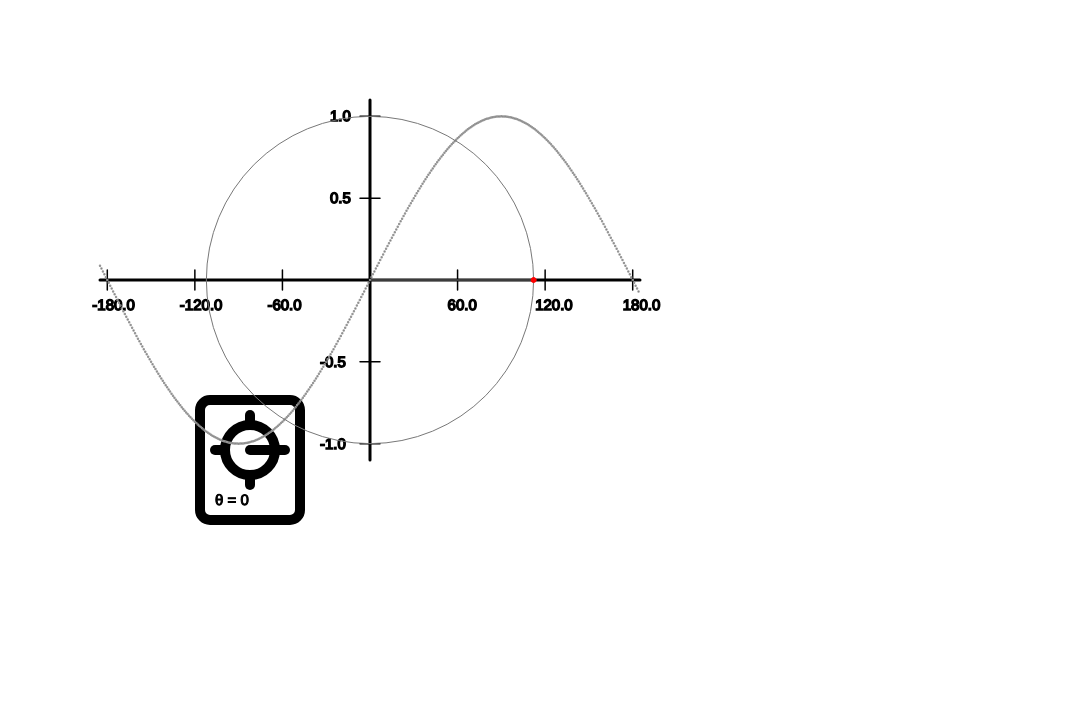
Frame 1 (no input)
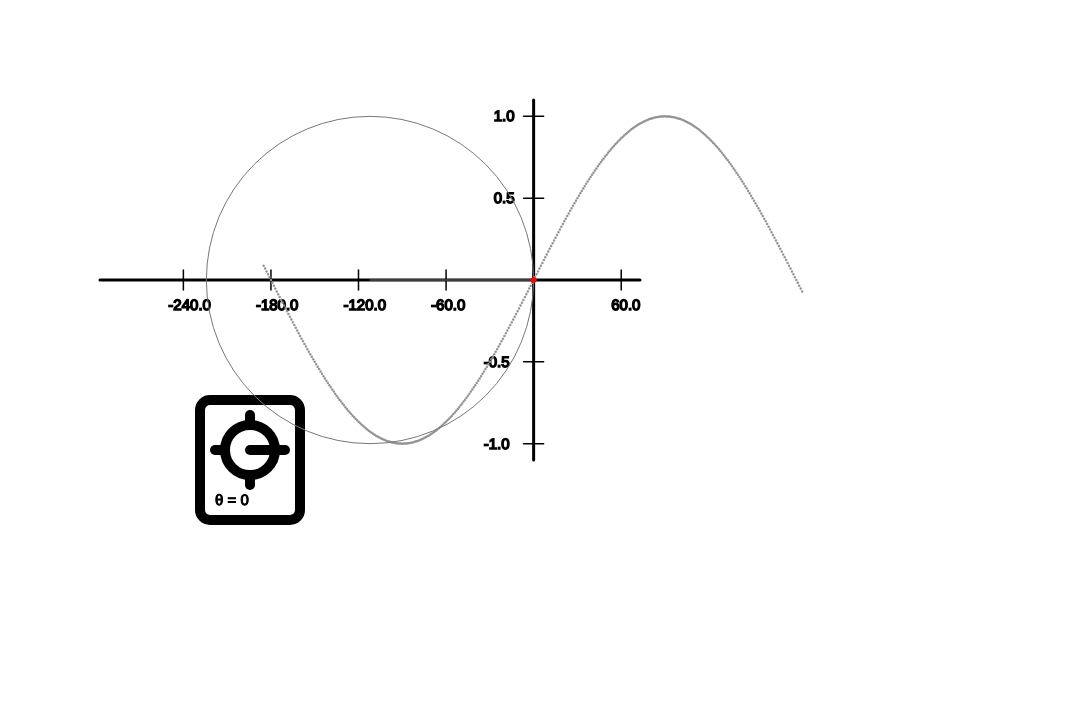
Frame 60 (no input)
Frame 120 (the mouse pressed at the canvas centre since frame 60): identical to frame 60, image omitted

The p5.js sketch that drew these frames (run headless with seeded random() and noise() and a simulated clock; from frame 60 on, the mouse is pressed at the canvas centre):

// p5.js sketch
// ── sketch.js
var axes = new Axes()
var knob = new Knob( 200, 400, 100, 100)
var circ = new UnitCircle(axes) 
var ms = new MovingSinewave(axes, 1);
var currentTheta;
function setup() {
  createCanvas(1080, 720);
  axes.setLocation(100,100);
  axes.setSize(width/2, height/2);
  axes.setXLimits(-185, 185)
  axes.setYLimits(-1.1, 1.1)
  axes.setTickSizes(60, 0.5);
  circ.resetAxes(axes);
  ms.getValues();
  // p1 = createP("Theta is" + currentTheta)
}

function draw() {
  background(255);

  knob.show();
  knob.update();  
  currentTheta = knob.getTheta();

  axes.show();
  axes.showTicks();
  ms.show();

  circ.setTheta(currentTheta);
  circ.show();
  shiftOrigin();
  // axes.setOrigin(mouseX, axes.origin[1])
  // p1.html("Theta is" + circ.theta)
}


function shiftOrigin(){
  var c = circ.centreX;
  var r = circ.radiusInPixels;
  delThetaInPixels = axes.XAxesToPixels(currentTheta) - axes.origin[0];
  axes.setOrigin(c + r*cos(radians(currentTheta)) - delThetaInPixels, axes.origin[1]);

}
// ── CoordinateObjects.js

//------------------------------- AXES OBJECT -----------------------------------------//

class Axes {
  constructor() {
    this.origin = [];
    this.xBeginAndEndPixels = [];
    this.yBeginAndEndPixels = [];
    this.xValues = [];
    this.yValues = [];

    this.sizeInPixels = [300, 300];
    this.axesThickness = 3;
    this.tickIntervals = [1, 1];
    this.xLabel = "x-axis";
    this.yLabel = "y-axis";


    this.pixelsPerTick = [50, 50];
    this.setLocation(0, 0);
  }

  //-------------Setters----------------//

  setOrigin(originX, originY) {
    if (arguments.length == 0) {
      this.origin[0] = axes.xBeginAndEndPixels[0] + axes.sizeInPixels[0]/2;
      this.origin[1] = axes.yBeginAndEndPixels[0] + axes.sizeInPixels[1]/2;
    } else if (arguments.length == 1) {
      if (arguments[0] == 'CENTER' || arguments[0] == 'CENTRE') {
        this.origin[0] = axes.xBeginAndEndPixels[0] + axes.sizeInPixels[0]/2;
        this.origin[1] = axes.yBeginAndEndPixels[0] + axes.sizeInPixels[1]/2;
      } else if (arguments[0] == 'LEFT' || arguments[0] == 'BOTTOMLEFT' || arguments[0] == 'BOTTOM_LEFT') {  //IDK Why doesnt Work
        this.origin[0] = axes.xBeginAndEndPixels[0];
        this.origin[1] = axes.yBeginAndEndPixels[1];
      } else {

        this.origin[0] = axes.xBeginAndEndPixels[0] + axes.sizeInPixels[0]/2;
        this.origin[1] = axes.yBeginAndEndPixels[0] + axes.sizeInPixels[1]/2;
      }
    } else {


      try {

        if (originX < this.xBeginAndEndPixels[0] || originX > this.xBeginAndEndPixels[0] + this.sizeInPixels[0]) throw "Couldn't shift origin, X out of bounds";
        if (originY < this.yBeginAndEndPixels[0] || originY > this.yBeginAndEndPixels[0] + this.sizeInPixels[1]) throw "Couldn't shift origin, X out of bounds";

        this.origin[0] = originX;
        this.origin[1] = originY;
      }
      catch(err)
      {
        // stroke(255);
        strokeWeight(1)

        text(err, 10, 10);
        text( "Origin reverted to: (" + this.origin[0] + ", " + this.origin[1] + ")", 30, 30);
      }
    }
  }



  setOriginCenter() {
    this.origin[0] = axes.xBeginAndEndPixels[0] + axes.sizeInPixels[0]/2;
    this.origin[1] = axes.yBeginAndEndPixels[0] + axes.sizeInPixels[1]/2;
  }


  setOriginLeft() {
    print("setting left");
    this.origin[0] = axes.xBeginAndEndPixels[0];
    this.origin[1] = axes.yBeginAndEndPixels[1];
  }

  setLocation(locationX, locationY) {
    this.xBeginAndEndPixels[0] = locationX;
    this.yBeginAndEndPixels[0] = locationY;

    this.xBeginAndEndPixels[1] = (this.xBeginAndEndPixels[0] + this.sizeInPixels[0]);
    this.yBeginAndEndPixels[1] = (this.yBeginAndEndPixels[0] + this.sizeInPixels[1]);

    this.setOrigin((this.xBeginAndEndPixels[1] + this.xBeginAndEndPixels[0])/2, (this.yBeginAndEndPixels[1] + this.yBeginAndEndPixels[0])/2);
  }

  setSize(sizeX, sizeY)
  {
    this.sizeInPixels[0] = sizeX;
    this.sizeInPixels[1] = sizeY;

    this.setLocation(this.xBeginAndEndPixels[0], this.yBeginAndEndPixels[0]);
  }


  setXLimits (xMin, xMax)
  {
    this.pixelsPerTick[0] = (this.xBeginAndEndPixels[1] - this.xBeginAndEndPixels[0])/(xMax - xMin);
  }

  setYLimits(yMin, yMax)
  {
    this.pixelsPerTick[1] = (this.yBeginAndEndPixels[1] - this.yBeginAndEndPixels[0])/(yMax - yMin);
  }

  setTickSizes(xTickSize, yTickSize)
  {
    this.tickIntervals[0] = xTickSize;
    this.tickIntervals[1] = yTickSize;
  }

  setAxesThickness(axesWeight) {
    this.axesThickness = axesWeight;
  }

  setXLabel(label) {
    this.xLabel = label;
  }

  setYLabel(label) {
    this.yLabel = label;
  }


  //----------------------Getters---------------------------------//


  getXValues(gridOn) {
    if (arguments.length == 0) gridOn = false;
    var numberOfValues;

    if (gridOn) {
      numberOfValues = floor((axes.XPixelsToAxes(this.xBeginAndEndPixels[1]) - axes.XPixelsToAxes(this.xBeginAndEndPixels[0]))/this.tickIntervals[0]);
      for (var i = 0; i <= numberOfValues; i++) {
        this.xValues[i] = axes.XPixelsToAxes(this.xBeginAndEndPixels[0]) + this.tickIntervals[0]*i;
      }
    } else {
      for (var i = this.xBeginAndEndPixels[0]; i <= this.xBeginAndEndPixels[1]; i++) {
        this.xValues[i - this.xBeginAndEndPixels[0]] = axes.XPixelsToAxes(i);
      }
    }
    return this.xValues;
  }


  getYValues(gridOn) {
    if (arguments.length == 0) gridOn = false;
    var numberOfValues;

    if (gridOn) {
      numberOfValues = floor((axes.YPixelsToAxes(this.yBeginAndEndPixels[0]) - axes.YPixelsToAxes(this.yBeginAndEndPixels[1]))/this.tickIntervals[1]);
      for (var i = 0; i <= numberOfValues; i++) {
        this.yValues[i] = axes.YPixelsToAxes(this.yBeginAndEndPixels[1]) + this.tickIntervals[1]*i;
      }
    } else {
      for (var i = this.yBeginAndEndPixels[0]; i <= this.yBeginAndEndPixels[1]; i++) {
        this.yValues[i - this.yBeginAndEndPixels[0]] = axes.YPixelsToAxes(i);
        if (this.yValues[i - this.yBeginAndEndPixels[0]] == -0) {
          this.yValues[i - this.yBeginAndEndPixels[0]] = 0;        //Getting rid of the minus 0 which is fcking dumb.
        }
      }

      this.yValues = this.yValues.reverse();
    }
    return this.yValues;
  }

  //------------------------Conversions: ----------------------------//


  //--------------------------Going from Screen to Axes ------------------------------------//

  PixelsToAxes(screenXYInPixels)
  {
    var axisXYInPixels;
    var xy;
    for (var i=0; i<2; i++)
    {
      axisXYInPixels[i] = screenXYInPixels[i] - this.origin[i];
      xy[i] = axisXYInPixels[i]/this.pixelsPerTick[i];
    }
    xy[1] = -xy[1];    //Flipping point about y axis

    return xy;
  }

  XPixelsToAxes(screenX)
  {
    var axisXInPixels, x;
    axisXInPixels = screenX - this.origin[0];
    x = axisXInPixels/this.pixelsPerTick[0];

    return x;
  }

  YPixelsToAxes(screenY)
  {
    var axisYInPixels, y;
    axisYInPixels = screenY - this.origin[1];
    y = -axisYInPixels/this.pixelsPerTick[1];      //Flipping because y

    return y;
  }




  //--------------------------Going from Axes to Screen------------------------------------//
  AxesToPixels(axesXY)
  {
    var axisXYInPixels;
    for (var i = 0; i < 2; i++)
    {
      axisXYInPixels[i] = axesXY[i] * this.pixelsPerTick[i];
    }
    var screenXYInPixels = [axisXYInPixels[0] + this.origin[0], -axisXYInPixels[1] + this.origin[1]];  //Unflipping about Y-axis

    return screenXYInPixels;
  }

  XAxesToPixels(x_)
  {
    var axisXInPixels;
    axisXInPixels = x_ * this.pixelsPerTick[0];
    var screenX = axisXInPixels + this.origin[0];

    return screenX;
  }

  YAxesToPixels(y_)
  {
    var axisYInPixels;
    axisYInPixels = y_ * this.pixelsPerTick[1];
    var screenY = -axisYInPixels + this.origin[1];  //Unflipping about Y-axis

    return screenY;
  }






  //--------------------------display------------------------------//
  show() {
    stroke(0);
    fill(0);
    strokeWeight(this.axesThickness);
    line(this.xBeginAndEndPixels[0], this.origin[1], this.xBeginAndEndPixels[1], this.origin[1]);    //Draw  x-Axis
    line(this.origin[0], this.yBeginAndEndPixels[0], this.origin[0], this.yBeginAndEndPixels[1]);    //Draw  y-Axis
  }

  showTicks()
  {
    //Ticks on x-axis
    var xIntervalInPixels = this.tickIntervals[0]*this.pixelsPerTick[0];

    textSize(15);
    strokeWeight(this.axesThickness/2);

    var i = 0;
    while (this.origin[0] + i*xIntervalInPixels <= this.xBeginAndEndPixels[1]) {
      line(this.origin[0] + i*xIntervalInPixels, this.origin[1] - 10, this.origin[0] + i*xIntervalInPixels, this.origin[1] + 10);
      if (i != 0) {
        text(nf(this.tickIntervals[0] * i, 0, 1), this.origin[0] + i*xIntervalInPixels - 10, this.origin[1] + 30);
      }
      i++;
    }
    i = 0;
    while (this.origin[0] - i*xIntervalInPixels >= this.xBeginAndEndPixels[0]) {
      line(this.origin[0] - i*xIntervalInPixels, this.origin[1] - 10, this.origin[0] - i*xIntervalInPixels, this.origin[1] + 10);
      if (i != 0) {
        text(nf(this.tickIntervals[0] * -i, 0, 1), this.origin[0] - i*xIntervalInPixels - 15, this.origin[1] + 30);
      }
      i++;
    }

    //Ticks on y-axis
    var yIntervalInPixels = this.tickIntervals[1]*this.pixelsPerTick[1];

    textSize(15);
    strokeWeight(this.axesThickness/2);

    i = 0;
    while (this.origin[1] + i*yIntervalInPixels <= this.yBeginAndEndPixels[1]) {
      line(this.origin[0] - 10, this.origin[1] + i*yIntervalInPixels, this.origin[0] + 10, this.origin[1] + i*yIntervalInPixels);
      if (i != 0) {
        text(nf(this.tickIntervals[1] * -i, 0, 1), this.origin[0] - 50, this.origin[1] + i*yIntervalInPixels + 5);
      }
      i++;
    }

    i = 0;
    while (this.origin[1] - i*yIntervalInPixels >= this.yBeginAndEndPixels[0]) {
      line(this.origin[0] - 10, this.origin[1] - i*yIntervalInPixels, this.origin[0] + 10, this.origin[1] - i*yIntervalInPixels);
      if (i != 0) {
        text(nf(this.tickIntervals[1] * i, 0, 1), this.origin[0] - 40, this.origin[1] - i*yIntervalInPixels + 5);
      }
      i++;
    }
  }



  showGrid() {
    //x-axis
    var xIntervalInPixels = this.tickIntervals[0]*this.pixelsPerTick[0];
    strokeWeight(this.axesThickness/8);
    stroke(150);

    var i = 0;
    while (this.origin[0] + i*xIntervalInPixels <= this.xBeginAndEndPixels[1]) {
      line(this.origin[0] + i*xIntervalInPixels, this.yBeginAndEndPixels[0], this.origin[0] + i*xIntervalInPixels, this.yBeginAndEndPixels[1]);
      i++;
    }

    i = 0;
    while (this.origin[0] - i*xIntervalInPixels >= this.xBeginAndEndPixels[0]) {
      line(this.origin[0] - i*xIntervalInPixels, this.yBeginAndEndPixels[0], this.origin[0] - i*xIntervalInPixels, this.yBeginAndEndPixels[1]);
      i++;
    }
    //y-axis
    var yIntervalInPixels = this.tickIntervals[1]*this.pixelsPerTick[1];

    strokeWeight(this.axesThickness/8);
    stroke(150);

    //Drawing gridlines above origin
    i = 0;
    while (this.origin[1] + i * yIntervalInPixels <= this.yBeginAndEndPixels[1]) {
      line(this.xBeginAndEndPixels[0], this.origin[1] + i*yIntervalInPixels, this.xBeginAndEndPixels[1], this.origin[1] + i*yIntervalInPixels);
      i++;
    }

    //Drawing gridlines below origin
    i = 0;
    while (this.origin[1] - i * yIntervalInPixels >= this.yBeginAndEndPixels[0]) {
      line(this.xBeginAndEndPixels[0], this.origin[1] - i*yIntervalInPixels, this.xBeginAndEndPixels[1], this.origin[1] - i*yIntervalInPixels);
      i++;
    }
  }
}

//-----------------------------------------------------------------------------------------------//





//------------------------------- LINE OBJECT -----------------------------------------//
class Line {
  constructor(theAxes) {

    this.axes = theAxes;

    this.slope = 0;
    this.yIntercept = 0;
    this.computeXIntercept();
    this.formEquation();   

    this.lineWeight = 4;
    this.lineColor = [0, 0, 0];
  }





  setSlope(slope_) {
    this.slope = slope_;
    if (this.slope == null) {
      this.yIntercept = null;
    }
    this.formEquation();
  }

  setYIntercept(yIntercept_) {
    this.yIntercept = yIntercept_;
    if (this.yIntercept == null) {
      this.slope = null;
    }
    this.formEquation();
  }

  setXIntercept(xIntercept_) {
    this.yIntercept = null;
    this.slope = null;
    this.xIntercept = xIntercept_;
    this.formEquation();
  }

  setLineWeight(weight) {
    lineWeight = weight;
  }

  getEquation() {
    return this.equation;
  }

  getY(x) {
    return (this.slope*x + this.yIntercept);
  }

  getX(y) {
    return (y/this.slope - this.yIntercept/this.slope);
  }

  computeXIntercept() {
    if (this.slope != 0)
    {
      this.xIntercept = -this.yIntercept/this.slope;
    } else
    {
      this.xIntercept = null;
    }
  }

  formEquation() {
    if (this.slope != null && this.yIntercept != null)
    {
      if (this.slope != 0) {
        this.equation = "y = " + this.slope + "x + " + this.yIntercept;
        //lineType = 0;
      } else {
        this.equation = "y = " + this.yIntercept;
        //lineType = 1;
      }
    } else {
      this.equation = "x = " + this.xIntercept;
    }
  }


  show(x1, x2) {
    var x1Pixels;
    var x2Pixels;
    var y1Pixels;
    var y2Pixels;
    var y1, y2;

    stroke(this.lineColor[0], this.lineColor[1], this.lineColor[2]);
    strokeWeight(this.lineWeight);
    if (this.slope != null && this.yIntercept != null)
    {
      x1Pixels = this.axes.XAxesToPixels(x1);
      x2Pixels = this.axes.XAxesToPixels(x2);
      y1Pixels = this.axes.YAxesToPixels(this.getY(x1));
      y2Pixels = this.axes.YAxesToPixels(this.getY(x2));
      //if(x1Pixels < this.axes.xBeginAndEndPixels[0]) x1Pixels = this.axes.xBeginAndEndPixels[0];
      //if(x2Pixels > this.axes.xBeginAndEndPixels[1]) x2Pixels = this.axes.xBeginAndEndPixels[1];
      //if(y1Pixels < this.axes.yBeginAndEndPixels[0]) y1Pixels = this.axes.yBeginAndEndPixels[0];
      //if(y2Pixels > this.axes.yBeginAndEndPixels[1]) y2Pixels = this.axes.yBeginAndEndPixels[1];
      line(x1Pixels, y1Pixels, x2Pixels, y2Pixels);
    } else
    {
      //treat the two arguments as y1, y2.
      y1 = x1;
      y2 = x2;
      x1Pixels = this.axes.XAxesToPixels(this.xIntercept);
      x2Pixels = this.axes.XAxesToPixels(this.xIntercept);
      y1Pixels = this.axes.YAxesToPixels(y1);
      y2Pixels = this.axes.YAxesToPixels(y2);

      line(x1Pixels, y1Pixels, x2Pixels, y2Pixels);
    }
  }
}



//-----------------------------------------------------------------------------------------------//





//------------------------------- POINT OBJECT -----------------------------------------//


class Point
{
  constructor(x_, y_, theAxes) {
    this.x = x_;
    this.y = y_;
    this.axes = theAxes;
    this.px = axes.XAxesToPixels(this.x);
    this.py = axes.YAxesToPixels(this.y);
    this.Size = 5;
    this.pointStroke = [0, 0, 0];
    this.pointFill = [0, 0, 0];
    this.pointLabel = "(" + this.x + ", " + this.y + ")";
  }


  setXY(x_, y_)
  {
    this.x = x_;
    this.y = y_;
    this.px = this.axes.XAxesToPixels(this.x);
    this.py = this.axes.YAxesToPixels(this.y);
  }

  setLabelDecimals(decimals)
  {
    this.pointLabel = "(" + nf(this.x, 0, decimals) + ", " + nf(this.y, 0, decimals) + ")";
  }


  getXY()
  {
    return [this.x, this.y];
  }

  getX()
  {
    return this.x;
  }

  getY()
  {
    return this.y;
  }



  show()
  {
    this.px = axes.XAxesToPixels(this.x);
    this.py = axes.YAxesToPixels(this.y);
    //ellipseMode(RADIUS);
    stroke(this.pointStroke[0], this.pointStroke[1], this.pointStroke[2]);
    fill(this.pointFill[0], this.pointFill[1], this.pointFill[2]);
    ellipse(this.px, this.py, this.Size, this.Size);
  }

  showX()
  {
    fill(255, 0, 0);
    textSize(25);
    text("x", this.px - 8, this.py + 8);
  }

  showData()
  {
    textSize(18);
    fill(0);
    strokeWeight(1);
    text(this.pointLabel, this.px + 20, this.py + 20);
  }
}

// ── InterfaceObjects.js
class Controller {
  constructor(positionX, positionY, sizeX, sizeY)
  {
    this.inactive = false;
    this.size = [sizeX, sizeY];
    this.position = [positionX, positionY];            //Top left pixel
    this.edgeWeight = 10;
    this.edgeColor = [0, 0, 0];
    this.faceColor = [255, 255, 255];
    this.centre = [this.position[0] + this.size[0]/2, this.position[1] + this.size[1]/2];
  }

  show() {
    stroke(this.edgeColor[0], this.edgeColor[1], this.edgeColor[2]);
    strokeWeight(this.edgeWeight);
    if (!this.inactive)    fill(this.faceColor[0], this.faceColor[1], this.faceColor[2]);
    else             fill(170);
    rect(this.position[0], this.position[1], this.size[0], 1.2*this.size[1], 10, 10, 10, 10);
  }

  activate() {
    this.inactive = false;
  }

  deactivate() {    
    this.inactive = true;
  }

  clickedOn() {
    //Returns true if you click within the controller boundaries
    var withinBoundsX = mouseX > this.position[0] && mouseX < (this.position[0] + this.size[0]);
    var withinBoundsY = mouseY > this.position[1] && mouseY < (this.position[1] + this.size[1]);

    if (mouseIsPressed && withinBoundsX && withinBoundsY) {
      return true;
    } else {
      return false;
    }
  }
}


class Knob extends Controller{
  constructor(positionX, positionY, sizeX, sizeY){
    
    super(positionX, positionY, sizeX, sizeY);

    this.currentTheta = 0;
    
    this.quantity = "θ";
    this.units = "degrees";
    this.knobScale = 0.5;          //Fraction of controller occupied by knob
    this.knobEdgeWeight = this.edgeWeight;
    this.knobEdgeColor = this.edgeColor;
    this.knobFaceColor = this.faceColor;
    this.toPrint = "";
    this.snapped = false;
    
    
    //for angle
    var x;
    var y;
    
    this.knobSize = this.knobScale*(this.size[0] + this.size[1])/2;
    var toPrint;
    }
    
    getTheta(){
      return this.currentTheta;
    }
    

    

    
    setKnobSize(knobSize_){
      this.knobSize = knobSize_;
    }
    setKnobEdgeWeight(knobEdgeWeight_){
      this.knobEdgeWeight = knobEdgeWeight_;
    }
    setKnobFaceColor(c1_, c2_, c3_){
      this.knobFaceColor[0] = c1_;
      this.knobFaceColor[1] = c2;
      this.knobFaceColor[2] = c3;
    }

    
    setKnobEdgeColor(c1, c2, c3){

        this.knobEdgeColor[0] = c1;
        this.knobEdgeColor[1] = c2;
        this.knobEdgeColor[2] = c3;

    }
    

    
    update(){
      if(!this.inactive && this.clickedOn()){
          this.currentTheta = (atan2((this.centre[1] - mouseY),( mouseX - this.centre[0])));

          if(this.units == "degrees" || this.units == "Degrees"){
              this.currentTheta = degrees(this.currentTheta);
          }
          this.snapToNearestHalfPi(0.95);
      }
    }
  
    show(){
      super.show();
      
      //Drawing the knob
      strokeWeight(this.knobEdgeWeight);
      stroke(this.knobEdgeColor[0], this.knobEdgeColor[1], this.knobEdgeColor[2]);
      fill(this.knobFaceColor[0], this.knobFaceColor[1], this.knobFaceColor[2]);
      ellipse(this.centre[0], this.centre[1], this.knobSize, this.knobSize);
      
      //Drawing marks around knob at half pi's
      strokeWeight(this.knobEdgeWeight);
      stroke(0);
      
      line(this.centre[0] + (this.knobSize/2)*cos(0), this.centre[1] - (this.knobSize/2)*sin(0),
      this.centre[0] + (this.knobSize/2)*cos(0) + 10, this.centre[1] - (this.knobSize/2)*sin(0));
      
      line(this.centre[0] + (this.knobSize/2)*cos(PI), this.centre[1] - (this.knobSize/2)*sin(PI),
      this.centre[0] + (this.knobSize/2)*cos(PI) - 10, this.centre[1] - (this.knobSize/2)*sin(PI));
      
      line(this.centre[0] + (this.knobSize/2)*cos(HALF_PI), this.centre[1] - (this.knobSize/2)*sin(HALF_PI),
      this.centre[0] + (this.knobSize/2)*cos(HALF_PI), this.centre[1] - (this.knobSize/2)*sin(HALF_PI) - 10);
      
      line(this.centre[0] + (this.knobSize/2)*cos(-HALF_PI), this.centre[1] - (this.knobSize/2)*sin(-HALF_PI),
      this.centre[0] + (this.knobSize/2)*cos(-HALF_PI), this.centre[1] - (this.knobSize/2)*sin(-HALF_PI) + 10);
      
      //Drawing angle marker
      strokeWeight(this.knobEdgeWeight);
      stroke(0);
      if(this.units == "degrees" || this.units == "Degrees"){
        this.x = this.centre[0] + (this.knobSize/2)*cos(radians(this.currentTheta));
        this.y =  this.centre[1] - (this.knobSize/2)*sin(radians(this.currentTheta));
      }
      else{
        this.x = this.centre[0] + (this.knobSize/2)*cos(this.currentTheta);
        this.y =  this.centre[1] - (this.knobSize/2)*sin(this.currentTheta);
      }
        
      line(this.centre[0], this.centre[1], this.x, this.y);
      
      //Displaying text
      strokeWeight(1);
      this.displayValue(this.position[0] + 15, this.position[1] + this.size[1] + 5, 0.15*(this.size[1] + this.size[0])/ 2);
    }
    
    
    
    

  
    
    
    
    snapToNearestHalfPi(snapRange){
      if(this.units == "degrees" || this.units == "Degrees")
      {
        let nearest90 = 0, i = 0; 
        while(abs(this.currentTheta - nearest90) > 45){
          if(this.currentTheta > 0)
            nearest90 = i*90;
          else
            nearest90 = -i*90;
        i++;
        }
        
        if(abs(this.currentTheta - nearest90) < snapRange)
        {
          this.currentTheta = nearest90;
          this.snapped = true;
        }
        else
          this.snapped = false;
      }
      else{
        let nearestHalfPi = 0, i = 0;
        while(abs(this.currentTheta - nearestHalfPi) > QUARTER_PI){
          if(this.currentTheta > 0)
            nearestHalfPi = i*HALF_PI;
          else
            nearestHalfPi = -i*HALF_PI;
        i++;
        }
        
        if(abs(this.currentTheta - nearestHalfPi) < snapRange)
        {
          this.currentTheta = nearestHalfPi;
          this.snapped = true;
        }
        else
          this.snapped = false;
      }
    }
    
    displayValue(tPositionX, tPositionY, tSize){
      textSize(tSize);
      fill(0);
      this.toPrint = "θ = " + int(this.currentTheta);
      text(this.toPrint, tPositionX, tPositionY);
    }
}





class BinarySlider extends Controller {
  constructor(positionX, positionY, sizeX, sizeY) {
    super(positionX, positionY, sizeX, sizeY);
    this.quantity = "";
    this.value = false;
    this.sliderColor = [255, 0, 0];
    this.grooveColor = [0, 0, 0];
  }

  show() {
    super.show();

    //The Groove
    strokeWeight(15);
    line(this.position[0] + 0.2*this.size[0], this.position[1] + 0.3*this.size[1], 
      this.position[0] + 0.2*this.size[0], this.position[1] + 0.9*this.size[1]);

    //The Slider
    stroke(255, 0, 0);
    strokeWeight(5);
    strokeCap(SQUARE);
    if (this.value == true) {
      line(this.position[0] + 0.10*this.size[0], this.position[1] + 0.35*this.size[1], this.position[0] + 0.30*this.size[0], 
        this.position[1] + 0.35*this.size[1])
    } else {
      line(this.position[0] + 0.10*this.size[0], this.position[1] + 0.85*this.size[1], this.position[0] + 0.30*this.size[0], 
        this.position[1] + 0.85*this.size[1])
    }
    strokeCap(ROUND);


    //The Text
    strokeWeight(1);
    textSize(20);
    stroke(200);
    if (this.value == true)      fill(0);
    else noFill();
    text("YES", this.position[0] + 0.35*this.size[0], this.position[1] + 0.45*this.size[1]);

    if (this.value == false)      fill(0);
    else noFill();
    text("NO", this.position[0] + 0.35*this.size[0], this.position[1] + 0.92*this.size[1]);
  }


  update() {
    if (this.clickedOn()) {
      if (mouseY < this.position[1] + this.size[1]/2) {
        this.value = true;
      } else {
        this.value = false;
      }
    }
  }
}

class hotButton extends Controller{
  constructor(positionX, positionY, sizeX, sizeY){
    super(positionX, positionY, sizeX, sizeY);
    
    this.buttonScale = 0.5;
    this.buttonEdgeWeight = this.edgeWeight/2;

    this.buttonOn = false;
    this.hasBeenPressed = false;
    this.centre[0] = this.position[0] + this.size[0]/2;
    this.centre[1] = this.position[1] + this.size[1]/2;
    this.buttonSize = this.buttonScale* this.size[0];
    this.theText = "SUBMIT";
  }
  
  setPosition(x, y){
    this.centre[0] = x;
    this.centre[1] = y;
    this.position = [this.centre[0] - this.size[0]/2, this.centre[1] - this.size[1]/2];
  }
  
  setSize(sX, sY){
    this.size = [sX, sY];
    this.centre = [this.position[0] + this.size[0]/2, this.position[1] + this.size[1]/2];
    
  }

  show() {
    super.show();
    
    if(this.isBeingPressed())  stroke(0, 255, 255);
    else                       stroke(0);
    fill(255);
    strokeWeight(this.buttonEdgeWeight);
    rectMode(CENTER);
    rect(this.centre[0], this.centre[1], this.buttonSize, this.buttonSize, 10, 10, 10, 10);
    rectMode(CORNER);
    
    textSize(20);
    text(this.theText, this.centre[0] - 40, this.centre[1] + 40);
    
    
  }
  
  mouseIsOnButton(){
      var withinBoundsX = mouseX > this.position[0] && mouseX < (this.position[0] + this.size[0]);
      var withinBoundsY = mouseY > this.position[1] && mouseY < (this.position[1] + this.size[1]);   
      if(withinBoundsX && withinBoundsY) return true;
      else      return false;
  }
  
  hasBeenPressed(){
    if(this.mouseIsOnButton() && mouseIsPressed){
      this.hasBeenPressed = true;
    }
    return this.hasBeenPressed;
  }
  
  isBeingPressed(){
    if(this.mouseIsOnButton() && mouseIsPressed){
      return true;
    }
    else{
      return false;
    }
    
    
  }
}

class NumberSlider {      //09/2/21 THIS CLASS IS IN DIRE NEED OF REFACTORING. MORE THAN ANYTHING ELSE AND THATS SAYING A LOT.
  constructor(positionX, positionY, startNumber) {
    this.position = [positionX, positionY];
    this.speed = 0.1;
    this.textSize = 20; 
    this.sliderValue = startNumber;
    this.trueValue = startNumber;
    this.topLeft = [this.position[0] - 13, this.position[1] - 42];
    this.fullSize = [40, 70];
    this.upPressed = false;
    this.downPressed = false;
    
    this.minValue = 0;
    this.maxValue = 100;
  }
  
  
  setPosition(x, y){
    this.position = [x, y];
    this.topLeft = [this.position[0] - 13, this.position[1] - 42];
  }

  show() {

    noFill();
    stroke(0);
    //rect(this.position[0] - 20, this.position[1] - 15, 40, 30);
    //rect(this.position[0] - 13, this.position[1] - 22, 40, 30);


    //Main number
    textSize(this.textSize);
    //text(this.sliderValue, this.position[0] - 7, this.position[1] + 7);  
    text(this.sliderValue, this.position[0], this.position[1]);  


    //Top Arrow
    if(this.upPressed)  fill(0, 0, 255)
    else fill(0);
    //rect(this.position[0] - 13, this.position[1] - 42, 40, 20);
    triangle(this.position[0] - 13 + 20 - 4, this.position[1] - 35, this.position[0] - 13 + 20 + 4, 
      this.position[1] - 35, this.position[0] - 13 + 20, this.position[1] - 35 - 6);


    //Bot Arrow
    if(this.downPressed)  fill(0, 0, 255)
    else fill(0);
    //rect(this.position[0] - 13, this.position[1] + 8, 40, 20);
    triangle(this.position[0] - 13 + 20 - 4, this.position[1] + 15 + 6, this.position[0] - 13 + 20 + 4, 
      this.position[1] + 15 + 6, this.position[0] - 13 + 20, this.position[1] + 15 + 12);
    //DON'T ASK HOW I GOT THOSE NUMBERS - JUST FIGURE IT OUT AND HOPEFULLY REWRITE IT IN A BETTER WAY.

  }


  clickedOn() {
    //Returns true if you click within the controller boundaries
    var withinBoundsX = mouseX > this.topLeft[0] && mouseX < (this.topLeft[0] + this.fullSize[0]);
    var withinBoundsY = mouseY > this.topLeft[1] && mouseY < (this.topLeft[1] + this.fullSize[1]);

    if (mouseIsPressed && withinBoundsX && withinBoundsY) {
      return true;
    } else {
      return false;
    }
  }
  
  
  update() {
    if(this.clickedOn() && mouseY > this.topLeft[1] + this.fullSize[1]/2){
     this.downPressed = true; 
    }  else{
     this.downPressed = false;
    }
    if(this.clickedOn() && mouseY < this.topLeft[1] + this.fullSize[1]/2){
     this.upPressed = true; 
    }  else{
     this.upPressed = false;
    }
    
    if(this.upPressed && this.trueValue < this.maxValue) this.trueValue = this.trueValue + this.speed;
    if(this.downPressed && this.trueValue > this.minValue) this.trueValue = this.trueValue - this.speed;
    
    this.sliderValue = round(this.trueValue);
    
  }


  snap() {
  }
}

// ── MovingSinewave.js
class MovingSinewave{
    constructor(theAxes, sizeFactor){
        this.axes = theAxes;
        this.lowLimit = -185; //Need to generalise this after rewriting Axes class to return limits
        this.highLimit = 185; //Need to generalise this after rewriting Axes class to return limits
        this.arraySize = (this.highLimit - this.lowLimit) * sizeFactor;
        this.xValues = new Array(this.arraySize);
        this.yValues = new Array(this.arraySize);


    }
    getValues(){
        for(let i = 0; i< this.arraySize; i++){
            this.xValues[i] = this.lowLimit + (this.highLimit - this.lowLimit)/this.arraySize*i
            this.yValues[i] = sin(radians(this.xValues[i]))
        }
    }


    show(){
        stroke(150);
        for(let i = 0; i< this.arraySize; i++){
            ellipse(axes.XAxesToPixels(this.xValues[i]), axes.YAxesToPixels(this.yValues[i]), 1, 1)
        }

    }

}
// ── UnitCircle.js
class UnitCircle {
    constructor(theAxes) {
        this.theta = 30;
        this.axes = theAxes;
        this.radiusInPixels = (axes.origin[1] - axes.YAxesToPixels(1));
        this.centreX = this.axes.origin[0];
        this.centreY = this.axes.origin[1];
    }

    resetAxes(theAxes){
        this.axes = theAxes
        this.centreX = this.axes.origin[0];
        this.centreY = this.axes.origin[1];
        this.radiusInPixels = (axes.origin[1] - axes.YAxesToPixels(1));
    }

    setTheta(theta_){
        this.theta = theta_;
    }

    show(){
        this.showCircle();
        this.showAngle();
        this.highlightPoint();
        this.highlightY();

    }
    showCircle(){
        noFill();
        strokeWeight(1);
        stroke(120);
        ellipse(this.centreX, this.centreY, 2*this.radiusInPixels, 2*this.radiusInPixels)
    }

    showAngle(){
        line(this.centreX, this.centreY, this.centreX + this.radiusInPixels * cos(radians(this.theta)),
        this.centreY - this.radiusInPixels * (sin(radians(this.theta))))
    }
    highlightPoint(){
        stroke(255, 0, 0);
        ellipse(this.centreX + this.radiusInPixels * cos(radians(this.theta)),
        this.centreY - this.radiusInPixels * (sin(radians(this.theta))), 5, 5)
    }
    highlightY(){
        strokeWeight(5);
        stroke(255, 0, 0);
        line(this.centreX + this.radiusInPixels * cos(radians(this.theta)),
        this.centreY - this.radiusInPixels * (sin(radians(this.theta))), 
        this.centreX + this.radiusInPixels * cos(radians(this.theta)), this.centreY)
    }

}
